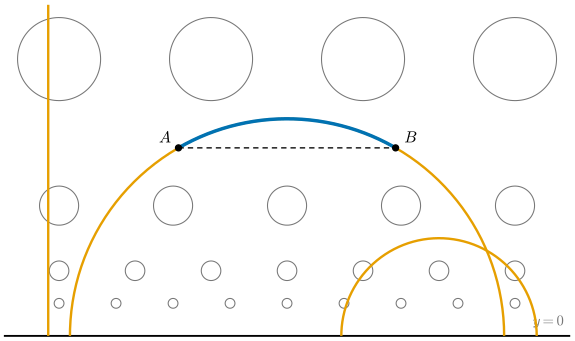

Here is the Python script that generated this plot:
"""Figure 0.8.1: the hyperbolic plane U² = {y > 0} with g = (dx² + dy²)/y² (Section 0.8).

Grey circles: the g-unit circles {v : |v|_g = 1} at several points, drawn at 0.15 times their size. At (x₀, y₀) the
g-unit circle is the Euclidean circle of radius y₀, so the circles shrink towards the boundary y = 0.
Orange: geodesics — the vertical line x = −2.2 and the upper semicircles x² + y² = 4 and (x − 1.4)² + y² = 0.81
(centred on the x-axis). Blue: the geodesic arc from A = (−1, √3) to B = (1, √3) on x² + y² = 4, of g-length ln 3 ≈ 1.099;
the dashed horizontal segment from A to B has g-length 2/√3 ≈ 1.155. The geodesic bends upwards, where lengths are shorter.
The geodesic is checked by integrating the geodesic equation with dgnum (Christoffel symbols from dgsym).

Run from the project root: ``PYTHONPATH=tools python3 chapters/00-tour/figures/fig-0-8-1-hyperbolic-plane.py``
"""

import dgfig

dgfig.setup()

import matplotlib.pyplot as plt
import numpy as np
import sympy as sp

import dgnum
import dgsym

C = dgfig.COLORS
LW = dgfig.LW

ex = dgsym.EXAMPLES["hyperbolic_plane"]
Gamma = dgnum.numeric_christoffel(ex["expr"], ex["coords"])

A = np.array([-1.0, np.sqrt(3)])
B = np.array([1.0, np.sqrt(3)])

# self-checks (§12.1): the geodesic from A with velocity tangent to x² + y² = 4 stays on that circle and reaches B
t_end = np.log(3)                               # unit g-speed, so the parameter is g-arc length
ts = np.linspace(0, t_end, 4001)
v0 = np.array([np.sqrt(3), 1.0]) / 2 * A[1]     # Euclidean unit tangent (pointing right) times y, so |v0|_g = 1
xs, vs = dgnum.integrate_geodesic(Gamma, A, v0, ts)
assert np.max(np.abs(np.hypot(xs[:, 0], xs[:, 1]) - 2)) < 1e-7
assert np.linalg.norm(xs[-1] - B) < 1e-6
speed = np.hypot(vs[:, 0], vs[:, 1]) / xs[:, 1]
assert np.max(np.abs(speed - 1)) < 1e-7
assert abs(2 / np.sqrt(3) - 1.1547005) < 1e-6 and 2 / np.sqrt(3) > np.log(3)

fig, ax = plt.subplots(figsize=(6.0, 3.6))
ax.set_xlim(-2.6, 2.6)
ax.set_ylim(0, 3.05)
ax.set_aspect("equal")
for s in ("top", "right", "left"):
    ax.spines[s].set_visible(False)
ax.spines["bottom"].set_linewidth(1.4)
ax.set_yticks([])
ax.set_xticks([])
ax.text(2.55, 0.07, r"$y = 0$", fontsize=11, ha="right", va="bottom", color=C["aux"])

t = np.linspace(0, 2 * np.pi, 120)
for y0, n in ((0.3, 9), (0.6, 7), (1.2, 5), (2.55, 4)):
    for x0 in np.linspace(-2.1, 2.1, n):
        r = 0.15 * y0
        ax.plot(x0 + r * np.cos(t), y0 + r * np.sin(t), color=C["aux"], lw=0.8, zorder=2)

ax.plot([-2.2, -2.2], [0, 3.05], color=C["accent"], lw=LW["main"], zorder=3)
for c, r in ((0.0, 2.0), (1.4, 0.9)):
    tt = np.linspace(0, np.pi, 300)
    ax.plot(c + r * np.cos(tt), r * np.sin(tt), color=C["accent"], lw=LW["main"], zorder=3)
ax.plot(xs[:, 0], xs[:, 1], color=C["tangent"], lw=2.6, zorder=4)
ax.plot([A[0], B[0]], [A[1], B[1]], color=C["main"], lw=1.0, ls=(0, (4, 3)), zorder=4)
for P, lab, off in ((A, r"$A$", (-0.18, 0.05)), (B, r"$B$", (0.08, 0.05))):
    ax.plot(*P, "o", color=C["main"], ms=4.5, zorder=6)
    ax.text(P[0] + off[0], P[1] + off[1], lab, fontsize=12, zorder=6)
fig.subplots_adjust(left=0.01, right=0.99, top=0.99, bottom=0.03)
dgfig.save(fig, __file__)
